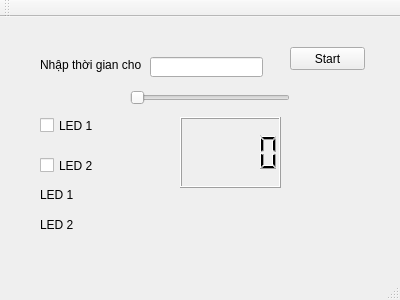
<?xml version="1.0" encoding="UTF-8"?>
<ui version="4.0">
 <class>MainWindow</class>
 <widget class="QMainWindow" name="MainWindow">
  <property name="geometry">
   <rect>
    <x>0</x>
    <y>0</y>
    <width>400</width>
    <height>300</height>
   </rect>
  </property>
  <property name="windowTitle">
   <string>MainWindow</string>
  </property>
  <widget class="QWidget" name="centralWidget">
   <widget class="QPushButton" name="start">
    <property name="geometry">
     <rect>
      <x>290</x>
      <y>30</y>
      <width>75</width>
      <height>23</height>
     </rect>
    </property>
    <property name="text">
     <string>Start</string>
    </property>
   </widget>
   <widget class="QLabel" name="label">
    <property name="geometry">
     <rect>
      <x>40</x>
      <y>40</y>
      <width>101</width>
      <height>16</height>
     </rect>
    </property>
    <property name="text">
     <string>Nhập thời gian cho</string>
    </property>
   </widget>
   <widget class="QLabel" name="led1">
    <property name="geometry">
     <rect>
      <x>40</x>
      <y>170</y>
      <width>61</width>
      <height>16</height>
     </rect>
    </property>
    <property name="text">
     <string>LED 1</string>
    </property>
   </widget>
   <widget class="QLabel" name="led2">
    <property name="geometry">
     <rect>
      <x>40</x>
      <y>200</y>
      <width>61</width>
      <height>16</height>
     </rect>
    </property>
    <property name="text">
     <string>LED 2</string>
    </property>
   </widget>
   <widget class="QLineEdit" name="time">
    <property name="geometry">
     <rect>
      <x>150</x>
      <y>40</y>
      <width>113</width>
      <height>20</height>
     </rect>
    </property>
   </widget>
   <widget class="QCheckBox" name="checkBox">
    <property name="geometry">
     <rect>
      <x>40</x>
      <y>100</y>
      <width>70</width>
      <height>17</height>
     </rect>
    </property>
    <property name="text">
     <string>LED 1</string>
    </property>
   </widget>
   <widget class="QCheckBox" name="checkBox_2">
    <property name="geometry">
     <rect>
      <x>40</x>
      <y>140</y>
      <width>70</width>
      <height>17</height>
     </rect>
    </property>
    <property name="text">
     <string>LED 2</string>
    </property>
   </widget>
   <widget class="QLCDNumber" name="lcdNumber">
    <property name="geometry">
     <rect>
      <x>180</x>
      <y>100</y>
      <width>101</width>
      <height>71</height>
     </rect>
    </property>
   </widget>
   <widget class="QSlider" name="horizontalSlider">
    <property name="geometry">
     <rect>
      <x>130</x>
      <y>70</y>
      <width>160</width>
      <height>22</height>
     </rect>
    </property>
    <property name="orientation">
     <enum>Qt::Horizontal</enum>
    </property>
   </widget>
  </widget>
  <widget class="QMenuBar" name="menuBar">
   <property name="geometry">
    <rect>
     <x>0</x>
     <y>0</y>
     <width>400</width>
     <height>21</height>
    </rect>
   </property>
  </widget>
  <widget class="QToolBar" name="mainToolBar">
   <attribute name="toolBarArea">
    <enum>TopToolBarArea</enum>
   </attribute>
   <attribute name="toolBarBreak">
    <bool>false</bool>
   </attribute>
  </widget>
  <widget class="QStatusBar" name="statusBar"/>
 </widget>
 <layoutdefault spacing="6" margin="11"/>
 <resources/>
 <connections/>
</ui>
